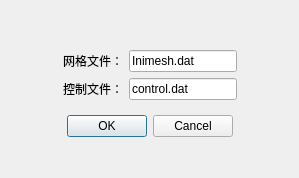
<?xml version="1.0" encoding="UTF-8"?>
<ui version="4.0">
 <class>Form</class>
 <widget class="QWidget" name="Form">
  <property name="geometry">
   <rect>
    <x>0</x>
    <y>0</y>
    <width>299</width>
    <height>178</height>
   </rect>
  </property>
  <property name="windowTitle">
   <string>Form</string>
  </property>
  <layout class="QHBoxLayout" name="horizontalLayout">
   <item>
    <spacer name="horizontalSpacer">
     <property name="orientation">
      <enum>Qt::Orientation::Horizontal</enum>
     </property>
     <property name="sizeHint" stdset="0">
      <size>
       <width>40</width>
       <height>20</height>
      </size>
     </property>
    </spacer>
   </item>
   <item>
    <layout class="QVBoxLayout" name="verticalLayout">
     <item>
      <spacer name="verticalSpacer_2">
       <property name="orientation">
        <enum>Qt::Orientation::Vertical</enum>
       </property>
       <property name="sizeHint" stdset="0">
        <size>
         <width>20</width>
         <height>40</height>
        </size>
       </property>
      </spacer>
     </item>
     <item>
      <widget class="QWidget" name="widget" native="true">
       <layout class="QGridLayout" name="gridLayout">
        <item row="0" column="0">
         <widget class="QLabel" name="label">
          <property name="text">
           <string>网格文件：</string>
          </property>
         </widget>
        </item>
        <item row="1" column="1">
         <widget class="QLineEdit" name="lineEdit_2">
          <property name="text">
           <string>control.dat</string>
          </property>
         </widget>
        </item>
        <item row="1" column="0">
         <widget class="QLabel" name="label_2">
          <property name="text">
           <string>控制文件：</string>
          </property>
         </widget>
        </item>
        <item row="0" column="1">
         <widget class="QLineEdit" name="lineEdit">
          <property name="text">
           <string>Inimesh.dat</string>
          </property>
         </widget>
        </item>
       </layout>
      </widget>
     </item>
     <item>
      <widget class="QDialogButtonBox" name="buttonBox_2">
       <property name="standardButtons">
        <set>QDialogButtonBox::StandardButton::Cancel|QDialogButtonBox::StandardButton::Ok</set>
       </property>
       <property name="centerButtons">
        <bool>true</bool>
       </property>
      </widget>
     </item>
     <item>
      <spacer name="verticalSpacer_3">
       <property name="orientation">
        <enum>Qt::Orientation::Vertical</enum>
       </property>
       <property name="sizeHint" stdset="0">
        <size>
         <width>20</width>
         <height>40</height>
        </size>
       </property>
      </spacer>
     </item>
    </layout>
   </item>
   <item>
    <spacer name="horizontalSpacer_2">
     <property name="orientation">
      <enum>Qt::Orientation::Horizontal</enum>
     </property>
     <property name="sizeHint" stdset="0">
      <size>
       <width>40</width>
       <height>20</height>
      </size>
     </property>
    </spacer>
   </item>
  </layout>
 </widget>
 <resources/>
 <connections/>
</ui>
